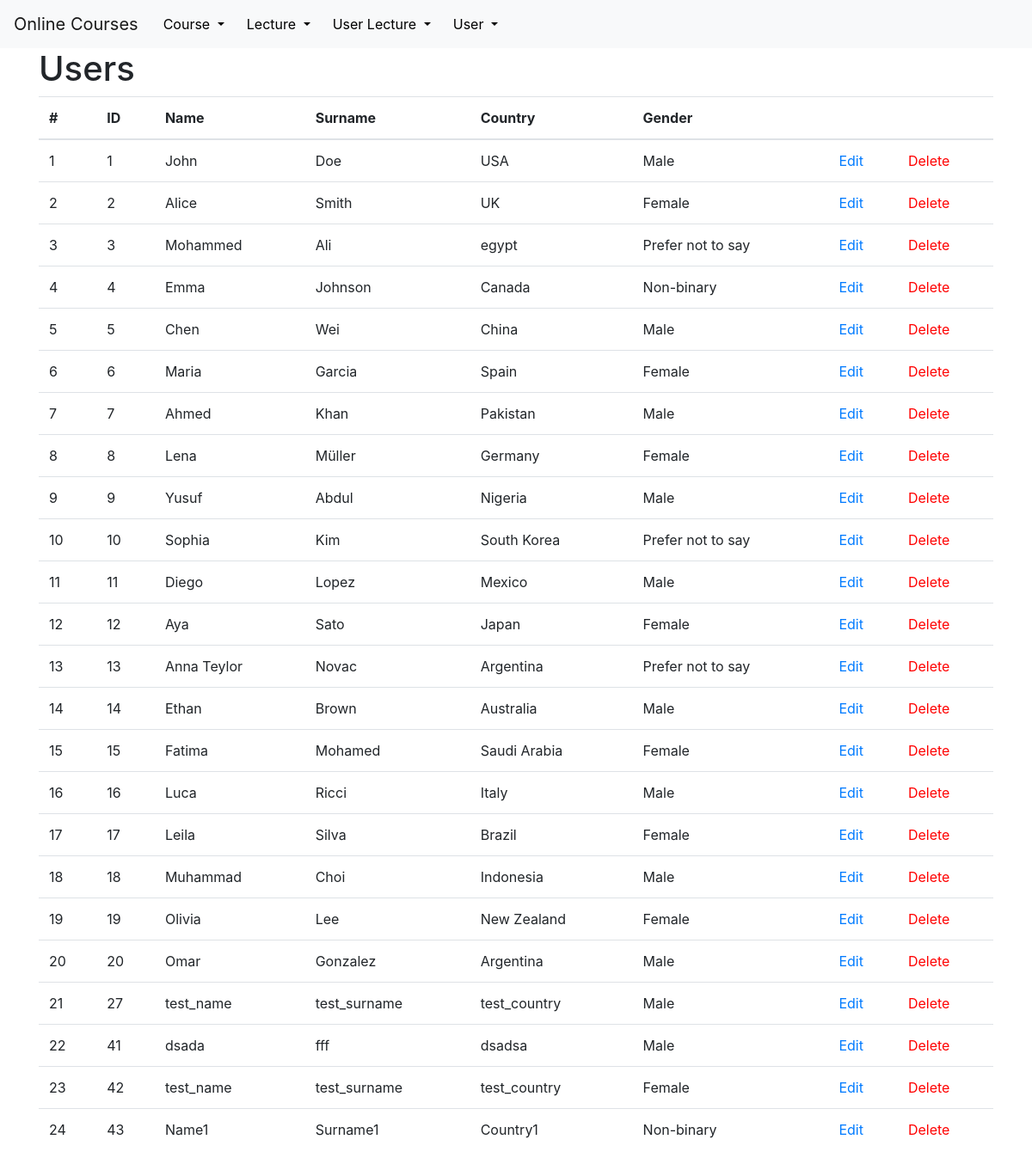
Screenshot of /users with the database file from the repository.
### tables this page shows
CREATE TABLE users (
    id INTEGER PRIMARY KEY AUTOINCREMENT,
    name VARCHAR(255) NOT NULL,
    surname VARCHAR(255) NOT NULL,
    country VARCHAR(255) NOT NULL,
    fk_GENDERid INTEGER REFERENCES genders(id)
);

CREATE TABLE genders (
    id INTEGER PRIMARY KEY AUTOINCREMENT,
    gender VARCHAR(255) NOT NULL
);

### app.py (the view)
@app.route('/<string:table_name>')
def show(table_name):
    connection = get_db_connection()
    my_class = classAdresses[table_name]
    rows = my_class.select(connection)
    special_attributes = {}
    print(my_class.table_name)
    return render_template('table.html', rows=rows, table_class=my_class,
                           special_attributes=tableFkToDict(my_class.table_name, rows))

### DB_Classes.py (called while the page is built)
    @classmethod
    def select(cls, db_connection, amount=None):
        query = f"SELECT * FROM '{cls.table_name}'"
        if amount is not None:
            query += " LIMIT ?"
            users = db_connection.execute(query, (amount,))
        else:
            users = db_connection.execute(query)
        return users.fetchall()

    @classmethod
    def get(cls, db_connection, id):
        return db_connection.execute(f'SELECT * FROM {cls.table_name} WHERE {cls.id} = ?', (id,)).fetchone()

### app.py (called while the page is built)
def fkToDict(FK, rows, corresponding_attribute, db='database.db'):
    res = {}
    res.update({FK: {}})
    connection = get_db_connection(db)
    for row in rows:
        ID = row[str(FK)]
        try:
            (res[FK].update
             ({ID: FK.Class.get(connection, ID)[corresponding_attribute]}))
        except TypeError:
            print("No such attribute")
    return res

def get_db_connection(db='database.db'):
    connection = sqlite3.connect(db)
    connection.row_factory = sqlite3.Row
    return connection

@app.template_filter('str')
def toString(value):
    return str(value)

@app.template_filter('table_name')
def getTableName(myClass):
    return myClass.table_name

@app.template_filter('get_attributes')
def getAttributes(myClass):
    return myClass.attributes

@app.template_filter('get_title')
def getTitle(myClass):
    if myClass == User:
        return usersTitle
    elif myClass == Course:
        return coursesTitle
    elif myClass == Lecture:
        return lecturesTitle
    elif myClass == UserLecture:
        return userLecturesTitle

@app.template_filter('get_id')
def getID(myClass):
    return myClass.id

### data_entries.py (called while the page is built)
    def __eq__(self, other):
        return self.name == other.name and self.foreignClass == other.foreignClass

    def __key(self):
        return self.name, self.foreignClass

    def __hash__(self):
        return hash(self.__key())

    @property
    def Class(self):
        return self.foreignClass

    def __str__(self):
        return self.name.lower()

### templates/table.html
{% extends 'base.html' %}
{% block content %}
    <h1>{% block title %} {{ table_class.stringRepresentation }}s {% endblock %}</h1>
    {% set id = table_class | get_id %}
    <table class="table">
      <thead>
        <tr>
          <th scope="col">#</th>
          {% for attribute in table_class | get_title %}
            <th scope="col">{{ attribute }}</th>
          {% endfor %}
            <th scope="col"></th>
            <th scope="col"></th>
        </tr>
      </thead>
      <tbody>
      {% for row in rows %}
        <tr>
            <td>{{ loop.index }}</td>
            <td>{{ row[id] }}</td>
            {% for attribute in table_class | get_attributes %}
                {% if special_attributes[attribute] is defined %}
                    <td>{{special_attributes[attribute][row[attribute | str]] | str}}</td>
                {% else %}
                    <td>{{ row[attribute | str] }}</td>
                {% endif %}
            {% endfor %}
            <td><a href="{{ url_for('edit', table_name = table_class | table_name, element_id=row['id']) }}">Edit</a></td>
            <td><a href="{{ url_for('delete', table_name = table_class | table_name, element_id=row['id']) }}" class="delete-link">Delete</a></td>
          </tr>
      {% endfor %}
      </tbody>
    </table>
{% endblock %}

### static/css/style.css (style rules this page uses)
.delete-link { color: red; }

### rows the page displays
users: id "1", name "John" "Doe" "USA", fk_GENDERid.gender "Male"
users: id "2", name "Alice" "Smith" "UK", fk_GENDERid.gender "Female"
users: id "3", name "Mohammed" "Ali" "egypt", fk_GENDERid.gender "Prefer not to say"
users: id "4", name "Emma" "Johnson" "Canada", fk_GENDERid.gender "Non-binary"
users: id "5", name "Chen" "Wei" "China", fk_GENDERid.gender "Male"
users: id "6", name "Maria" "Garcia" "Spain", fk_GENDERid.gender "Female"
users: id "7", name "Ahmed" "Khan" "Pakistan", fk_GENDERid.gender "Male"
users: id "8", name "Lena" "Müller" "Germany", fk_GENDERid.gender "Female"
users: id "9", name "Yusuf" "Abdul" "Nigeria", fk_GENDERid.gender "Male"
users: id "10", name "Sophia" "Kim" "South Korea", fk_GENDERid.gender "Prefer not to say"
users: id "11", name "Diego" "Lopez" "Mexico", fk_GENDERid.gender "Male"
users: id "12", name "Aya" "Sato" "Japan", fk_GENDERid.gender "Female"
users: id "13", name "Anna Teylor" "Novac" "Argentina", fk_GENDERid.gender "Prefer not to say"
users: id "14", name "Ethan" "Brown" "Australia", fk_GENDERid.gender "Male"
users: id "15", name "Fatima" "Mohamed" "Saudi Arabia", fk_GENDERid.gender "Female"
users: id "16", name "Luca" "Ricci" "Italy", fk_GENDERid.gender "Male"
users: id "17", name "Leila" "Silva" "Brazil", fk_GENDERid.gender "Female"
users: id "18", name "Muhammad" "Choi" "Indonesia", fk_GENDERid.gender "Male"
users: id "19", name "Olivia" "Lee" "New Zealand", fk_GENDERid.gender "Female"
users: id "20", name "Omar" "Gonzalez" "Argentina", fk_GENDERid.gender "Male"
users: id "27", name "test_name" "test_surname" "test_country", fk_GENDERid.gender "Male"
users: id "41", name "dsada" "fff" "dsadsa", fk_GENDERid.gender "Male"
users: id "42", name "test_name" "test_surname" "test_country", fk_GENDERid.gender "Female"
users: id "43", name "Name1" "Surname1" "Country1", fk_GENDERid.gender "Non-binary"

### other values shown
{{ table_class.stringRepresentation }} "User"
{{ attribute }} "ID" "Name" "Surname" "Country" "Gender"
